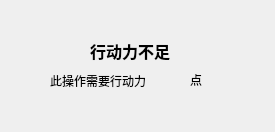
<?xml version="1.0" encoding="UTF-8"?>
<ui version="4.0">
 <class>note</class>
 <widget class="QWidget" name="note">
  <property name="geometry">
   <rect>
    <x>0</x>
    <y>0</y>
    <width>275</width>
    <height>132</height>
   </rect>
  </property>
  <property name="windowTitle">
   <string>Form</string>
  </property>
  <property name="styleSheet">
   <string notr="true">#note{
	border-image: url(:/new/pics/resouce/notice.png);
}
#label_4{
}</string>
  </property>
  <widget class="QLabel" name="texta">
   <property name="geometry">
    <rect>
     <x>90</x>
     <y>40</y>
     <width>101</width>
     <height>21</height>
    </rect>
   </property>
   <property name="font">
    <font>
     <family>等线</family>
     <pointsize>12</pointsize>
     <bold>true</bold>
    </font>
   </property>
   <property name="styleSheet">
    <string notr="true"/>
   </property>
   <property name="text">
    <string>行动力不足</string>
   </property>
  </widget>
  <widget class="QLabel" name="label_2">
   <property name="geometry">
    <rect>
     <x>50</x>
     <y>70</y>
     <width>121</width>
     <height>21</height>
    </rect>
   </property>
   <property name="text">
    <string>此操作需要行动力</string>
   </property>
  </widget>
  <widget class="QLabel" name="label_3">
   <property name="geometry">
    <rect>
     <x>190</x>
     <y>70</y>
     <width>21</width>
     <height>20</height>
    </rect>
   </property>
   <property name="text">
    <string>点</string>
   </property>
  </widget>
  <widget class="QLabel" name="num">
   <property name="geometry">
    <rect>
     <x>170</x>
     <y>70</y>
     <width>69</width>
     <height>20</height>
    </rect>
   </property>
   <property name="text">
    <string/>
   </property>
  </widget>
  <widget class="QLabel" name="label_4">
   <property name="geometry">
    <rect>
     <x>30</x>
     <y>20</y>
     <width>221</width>
     <height>91</height>
    </rect>
   </property>
   <property name="text">
    <string/>
   </property>
  </widget>
  <zorder>label_4</zorder>
  <zorder>texta</zorder>
  <zorder>label_2</zorder>
  <zorder>label_3</zorder>
  <zorder>num</zorder>
 </widget>
 <resources/>
 <connections/>
</ui>
